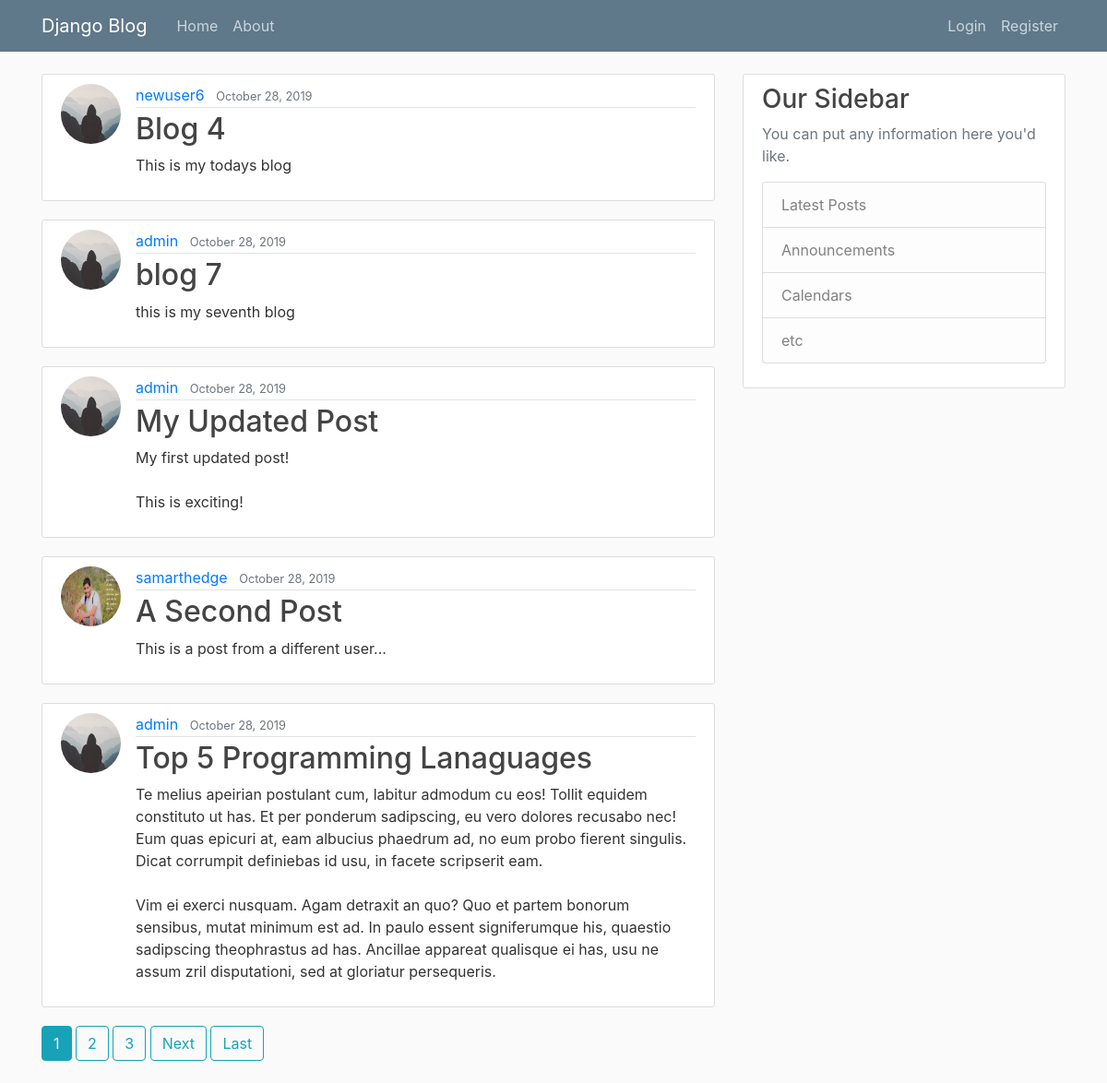
The page / on the database its author committed.
### blog/models.py (models this page shows, shortened)
class Post(models.Model):
    title = models.CharField(max_length=100)
    content = models.TextField()
    date_posted = models.DateField(default=timezone.now)
    author = models.ForeignKey(User, on_delete=models.CASCADE)

### users/models.py (models this page shows, shortened)
class Profile(models.Model):
    user = models.OneToOneField(User, on_delete=models.CASCADE)
    image = models.ImageField(default='default.jpg', upload_to='profile_pics')

### blog/views.py (the view)
# urls.py: path('', PostListView.as_view(), name='blog-home'),
class PostListView(ListView):
    model = Post
    template_name = 'blog/home.html'
    context_object_name = 'posts'
    ordering = ['-date_posted']
    paginate_by = 5

### blog/templates/blog/home.html (shortened to what this page needs)
{% extends "blog/base.html" %}
{% block content %}
    {% for post in posts %}
        <article class="media content-section">
            <img class="rounded-circle article-img" src="{{ post.author.profile.image.url }}">
            <div class="media-body">
            <div class="article-metadata">
              <a class="mr-2" href="{% url 'user-post' post.author.username %}">{{ post.author }}</a>
              <small class="text-muted">{{ post.date_posted|date:"F d, Y" }}</small>
            </div>
            <h2><a class="article-title" href="{% url 'post-detail' post.id %}">{{ post.title }}</a></h2>
            <p class="article-content">{{ post.content }}</p>
          </div>
        </article>
    {% endfor%}
    {% if is_paginated %}
        {% for num in page_obj.paginator.page_range %}
            {% if page_obj.number == num %}
                <a class="btn btn-info mb-4" href="?page= {{ num }}">{{ num }}</a>
            {% elif num > page_obj.number|add:'-3' and  num < page_obj.number|add:'3' %}
                <a class="btn btn-outline-info mb-4" href="?page= {{ num }}">{{ num }}</a>
            {% endif %}
        {% endfor %}
        {% if page_obj.has_next %}
                <a class="btn btn-outline-info mb-4" href="?page={{ page_obj.next_page_number}}">Next</a>
                <a class="btn btn-outline-info mb-4" href="?page={{ page_obj.paginator.num_pages }}">Last</a>
        {% endif %}
    {% endif %}
{% endblock content %}

### blog/templates/blog/base.html (shortened to what this page needs)
{% load static %}
<!DOCTYPE html>
<html>
<head>
    <link rel="stylesheet" href="https://maxcdn.bootstrapcdn.com/bootstrap/4.0.0/css/bootstrap.min.css">
    <link rel="stylesheet" type="text/css" href="{% static 'blog/main.css' %}">
</head>
<body>
    <header class="site-header">
      <nav class="navbar navbar-expand-md navbar-dark bg-steel fixed-top">
        <div class="container">
          <a class="navbar-brand mr-4" href="{% url 'blog-home' %}">Django Blog</a>
          <div class="collapse navbar-collapse" id="navbarToggle">
            <div class="navbar-nav mr-auto">
              <a class="nav-item nav-link" href="{% url 'blog-home' %}">Home</a>
              <a class="nav-item nav-link" href="{% url 'blog-about' %}">About</a>
            </div>
            <div class="navbar-nav">
                {%if user.is_authenticated %}
                    <a class="nav-item nav-link" href="{% url 'post-create' %}">New Post</a>
                    <a class="nav-item nav-link" href="{% url 'profile' %}">Profile</a>
                    <a class="nav-item nav-link" href="{% url 'logout' %}">Logout</a>
                {% else %}
              <a class="nav-item nav-link" href="{% url 'login' %}">Login</a>
              <a class="nav-item nav-link" href="{% url 'register' %}">Register</a>
                {% endif %}
            </div>
          </div>
        </div>
      </nav>
    </header>
    <main role="main" class="container">
      <div class="row">
        <div class="col-md-8">
          {% block content %}{% endblock %}
        </div>
        <div class="col-md-4">
          <div class="content-section">
            <h3>Our Sidebar</h3>
            <p class='text-muted'>You can put any information here you'd like.
              <ul class="list-group">
                <li class="list-group-item list-group-item-light">Latest Posts</li>
                <li class="list-group-item list-group-item-light">Announcements</li>
                <li class="list-group-item list-group-item-light">Calendars</li>
                <li class="list-group-item list-group-item-light">etc</li>
              </ul>
            </p>
          </div>
        </div>
      </div>
    </main>
</body>
</html>

### blog/static/blog/main.css (style rules this page uses)
body { background: #fafafa; color: #333333; margin-top: 5rem; }
h1, h2, h3, h4, h5, h6 { color: #444444; }
ul { margin: 0; }
.bg-steel { background-color: #5f788a; }
.site-header .navbar-nav .nav-link { color: #cbd5db; }
.content-section { background: #ffffff; padding: 10px 20px; border: 1px solid #dddddd; border-radius: 3px; margin-bottom: 20px; }
.article-title { color: #444444; }
.article-content { white-space: pre-line; }
.article-img { height: 65px; width: 65px; margin-right: 16px; }
.article-metadata { padding-bottom: 1px; margin-bottom: 4px; border-bottom: 1px solid #e3e3e3 }

### rows shown on the page
Post: author.profile.image (placeholder picture), author "newuser6", date_posted "October 28, 2019", title "Blog 4", content "This is my todays blog"
Post: author.profile.image (placeholder picture), author "admin", date_posted "October 28, 2019", title "blog 7", content "this is my seventh blog"
Post: author.profile.image (placeholder picture), author "admin", date_posted "October 28, 2019", title "My Updated Post", content "My first updated post! This is exciting!"
Post: author.profile.image (picture), author "samarthedge", date_posted "October 28, 2019", title "A Second Post", content "This is a post from a different user..."
Post: author.profile.image (placeholder picture), author "admin", date_posted "October 28, 2019", title "Top 5 Programming Lanaguages", content "Te melius apeirian postulant cum, labitur admodum cu eos! Tollit equidem constituto ut has. Et per ponderum sadipscing, eu vero dolores recusabo nec! Eum quas epicuri at, eam albucius phaedrum ad, no eum probo fierent singulis. Dicat corrumpit definiebas id usu, in facete scripserit eam. Vim ei exerci nusquam. Agam detraxit an quo? Quo et partem bonorum sensibus, mutat minimum est ad. In paulo essent signiferumque his, quaestio sadipscing theophrastus ad has. Ancillae appareat qualisque ei has, usu ne assum zril disputationi, sed at gloriatur persequeris."

### other values the page prints
{{ num }} "1"
{{ num }} "2" "3"
